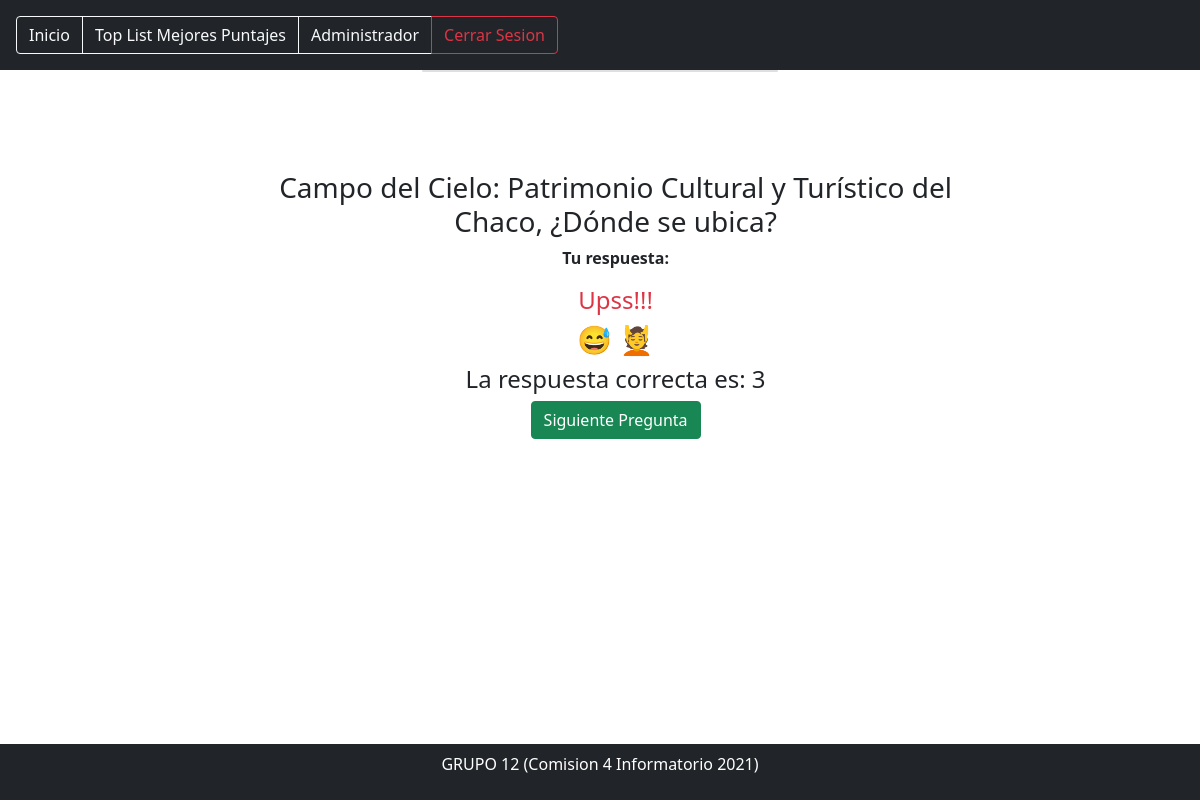
The app's page /resultado/15 (signed in) with its own data.
### juego/models.py (models this page shows, shortened)
class PreguntasRespondidas(models.Model):
	quizUser = models.ForeignKey(QuizUsuario, on_delete=models.CASCADE, related_name='intentos')
	pregunta = models.ForeignKey(Pregunta, on_delete=models.CASCADE)
	respuesta = models.ForeignKey(ElegirRespuesta, on_delete=models.CASCADE, null=True)
	correcta  = models.BooleanField(verbose_name='¿Es esta la respuesta correcta?', default=False, null=False)
	puntaje_obtenido = models.DecimalField(verbose_name='Puntaje Obtenido', default=0, decimal_places=2, max_digits=6)

class Pregunta(models.Model):
	NUMER_DE_RESPUESTAS_PERMITIDAS = 1
	Selec_categoria=models.ForeignKey(Categoria, on_delete=models.CASCADE)
	autor = models.ForeignKey('auth.User', on_delete=models.CASCADE)
	texto = models.CharField(max_length=200,verbose_name='Pregunta')
	max_puntaje = models.DecimalField(verbose_name='Maximo Puntaje', default=10, decimal_places=2, max_digits=6)
	fecha_creacion = models.DateTimeField(auto_now_add=True)

class ElegirRespuesta(models.Model):
	MAXIMO_RESPUESTA = 3
	pregunta = models.ForeignKey(Pregunta, related_name='opciones', on_delete=models.CASCADE)
	correcta = models.BooleanField(verbose_name='Esta es la correcta?', default=False, null=False)
	texto = models.CharField( max_length=100,verbose_name='Respuestas')
	def __str__(self):
		return self.texto

### juego/views.py (the view)
# urls.py: path('resultado/<int:pregunta_respondida_pk>', resultado_pregunta, name='resultado'),
@login_required()
def resultado_pregunta(request, pregunta_respondida_pk):
	respondida = get_object_or_404(PreguntasRespondidas, pk=pregunta_respondida_pk)
	context = {
		'respondida':respondida
	}
	return render(request, 'juego/resultados.html', context)

### template/juego/resultados.html (shortened to what this page needs)
{% extends 'base.html' %}
{% load static %}
{% block content %}
{% include "navbar/navbarinicio.html" %}
<div class="container">
    <div class="row">
        <div class="col-12 col-sm-8 col-md-6 col-lg-4 offset-sm-2 offset-md-3 offset-lg-4">
            <div class="card">
                <div class="box" >
					<h3 class="">{{respondida.pregunta.texto|safe}}</h3>
							<p>
								<strong>Tu respuesta:</strong>
							</p>
							{% if respondida.respuesta.correcta %}
								<h4 class="text-success">Correcto!!!</h4> <h3>&#128079 &#128170</h3>
							{% else %}
								<h4 class="text-danger">Upss!!!</h4> <h3> &#128517 &#128134</h3>
								{% for respuesta in respondida.pregunta.opciones.all %}
									{% if respuesta.correcta %}
										<h4>La respuesta correcta es: <span class="">{{respuesta}}</span></h4>
									{% endif %}
								{% endfor %}
							{% endif %}
							<a href="{% url 'jugar' %}">
								<button class="btn btn-success">
									Siguiente Pregunta
								</button>
							</a>
						</div>
					</div>
				</div>
			</div>
		</div>
{% endblock %}

### static/css/styles.css (style rules this page uses)
.box { width: 810px; padding: 50px; position: absolute; top: 50%; left: -60%; background: #ffffff; border-radius: 40px; text-align: center; transition: 0.25s; margin-top: 50px }

### records on screen
PreguntasRespondidas: pregunta.texto "Campo del Cielo: Patrimonio Cultural y Turístico del Chaco, ¿Dónde se ubica?"
ElegirRespuesta: texto "3"
